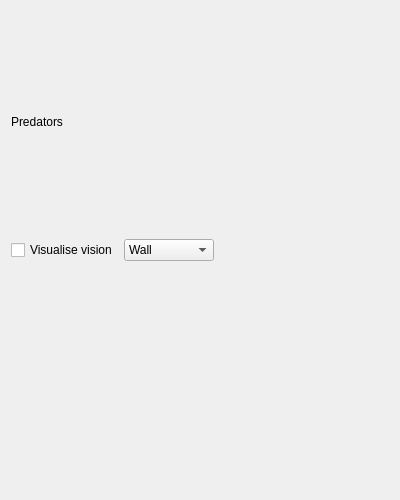
<?xml version="1.0" encoding="UTF-8"?>
<ui version="4.0">
 <class>door_predator_widget</class>
 <widget class="QWidget" name="door_predator_widget">
  <property name="geometry">
   <rect>
    <x>0</x>
    <y>0</y>
    <width>400</width>
    <height>500</height>
   </rect>
  </property>
  <property name="windowTitle">
   <string>Form</string>
  </property>
  <layout class="QVBoxLayout" name="verticalLayout">
   <item>
    <widget class="QLabel" name="title">
     <property name="text">
      <string>Predators</string>
     </property>
    </widget>
   </item>
   <item>
    <layout class="QHBoxLayout" name="vision_layout">
     <property name="spacing">
      <number>6</number>
     </property>
     <item>
      <widget class="QCheckBox" name="vision_toggle">
       <property name="text">
        <string>Visualise vision</string>
       </property>
      </widget>
     </item>
     <item>
      <widget class="QComboBox" name="vision_texture">
       <item>
        <property name="text">
         <string>Wall</string>
        </property>
       </item>
       <item>
        <property name="text">
         <string>Herbivores</string>
        </property>
       </item>
       <item>
        <property name="text">
         <string>Predators</string>
        </property>
       </item>
      </widget>
     </item>
     <item>
      <spacer name="horizontalSpacer">
       <property name="orientation">
        <enum>Qt::Horizontal</enum>
       </property>
       <property name="sizeHint" stdset="0">
        <size>
         <width>40</width>
         <height>20</height>
        </size>
       </property>
      </spacer>
     </item>
    </layout>
   </item>
   <item>
    <widget class="fitness_graph" name="fitness" native="true"/>
   </item>
  </layout>
 </widget>
 <customwidgets>
  <customwidget>
   <class>fitness_graph</class>
   <extends>QWidget</extends>
   <header>../../ui/fitness_graph.h</header>
   <container>1</container>
  </customwidget>
 </customwidgets>
 <resources/>
 <connections/>
</ui>
